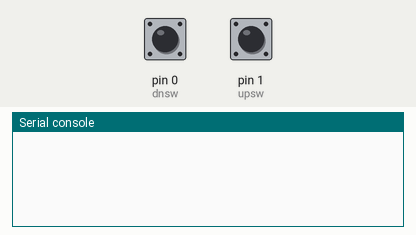
This program was run on a simulated MicroPython board. Shown: the last lines printed to the serial console. The inputs (shaded band) are chosen by the test bench; at power-on: pin 0 (dnsw) HIGH, pin 1 (upsw) HIGH.

Above: at 1.2 s.
1.3 s: pin 0 (dnsw) pulled LOW for 0.15 s
At 1.9 s:
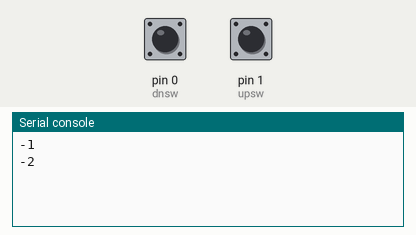
2.9 s: pin 1 (upsw) pulled LOW for 0.15 s
At 3.4 s:
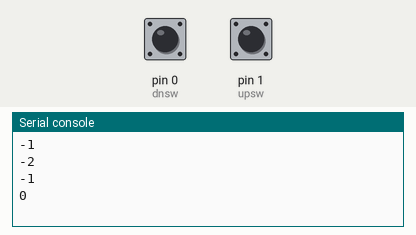
4.5 s: pin 0 (dnsw) pulled LOW for 1 s
At 6.6 s:
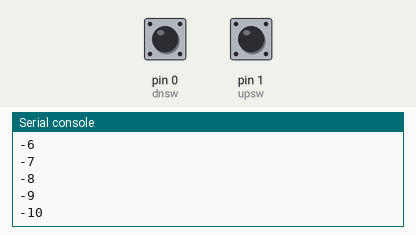
7.0 s: pin 1 (upsw) pulled LOW for 3.2 s
At 11.0 s:
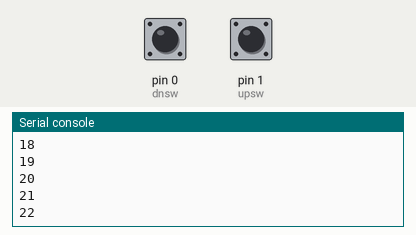
Timing chart, 0 to 12.5 s (numbered marks = the images above; inputs shaded):
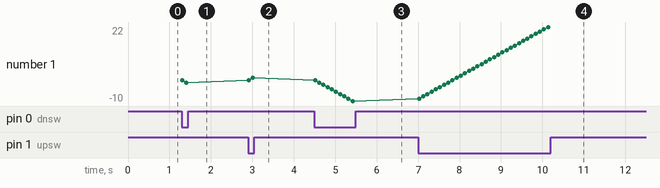

The program:

simple_cnt.py
```python
# simple counter
# for lab.
# use 2 buttons and serial output

from machine import Pin
import time

upsw = Pin(1, Pin.IN, Pin.PULL_UP)
dnsw = Pin(0, Pin.IN, Pin.PULL_UP)

onceflag = True
countvalue=0

while True:
    #double reading for debouncing
    #check up switch
    state1= upsw.value()
    time.sleep_us(100)
    state2= upsw.value()
    if state1 == state2 : #push a button
        if state1 == 0 and onceflag :  #check already count
            countvalue += 1
            onceflag = False
            print(countvalue)
        elif state1 == 1:    #no push
            onceflag = True

    #check down switch
    state1= dnsw.value()
    time.sleep_us(100)
    state2= dnsw.value()
    if state1 == state2 : #push a button
        if state1 == 0 and onceflag :  #check already count
            countvalue -= 1
            onceflag = False
            print(countvalue)
        elif state1 == 1:    #no push
            onceflag = True


    time.sleep_ms(100)
```

Measured:
- after the input at 1.3 s, the serial console: prints a new line at once (image 1)
- after the input at 2.9 s, the serial console: prints a new line after 0.11 s (image 2)
- after the input at 4.5 s, the serial console: prints a new line after 0.12 s (image 3)
- after the input at 7.0 s, the serial console: prints a new line after 0.93 s (image 4)
- plotted number 1: -2 → 0 after the input at 2.9 s, 0 → -10 after the input at 4.5 s, -10 → 22 after the input at 7.0 s
